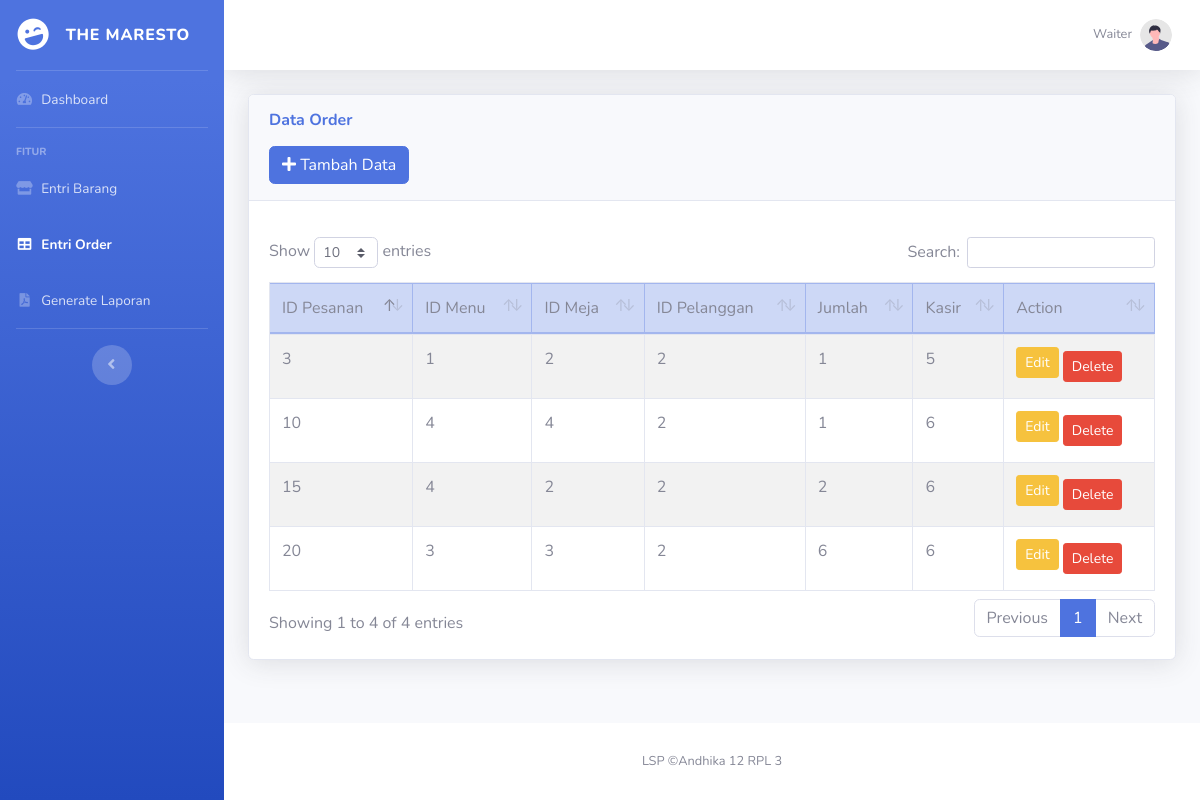
/waiter/waiterOrder.php, run on the app's committed database.
### tables this page shows
CREATE TABLE `pesanan` (
  `idpesanan` int(11) NOT NULL,
  `idmenu` int(11) NOT NULL,
  `idMeja` int(11) NOT NULL,
  `idpelanggan` int(11) NOT NULL,
  `jumlah` int(11) NOT NULL,
  `iduser` int(11) NOT NULL
);

CREATE TABLE `menu` (
  `idmenu` int(11) NOT NULL,
  `Namamenu` varchar(50) NOT NULL,
  `Harga` int(11) NOT NULL
);

CREATE TABLE `pelanggan` (
  `idpelanggan` int(11) NOT NULL,
  `Namapelanggan` char(35) NOT NULL,
  `Jeniskelamin` varchar(11) NOT NULL,
  `Nohp` char(13) NOT NULL,
  `Alamat` char(35) NOT NULL
);

CREATE TABLE `user` (
  `iduser` int(11) NOT NULL,
  `username` varchar(50) NOT NULL,
  `password` varchar(50) NOT NULL,
  `role` varchar(20) NOT NULL
);

### waiter/waiterOrder.php (the view, shortened to what this page needs)
<!DOCTYPE html>
<html lang="en">
<head>
    <link href="../vendor/fontawesome-free/css/all.min.css" rel="stylesheet" type="text/css">
    <link href="../css/sb-admin-2.min.css" rel="stylesheet">
    <link href="../vendor/datatables/dataTables.bootstrap4.min.css" rel="stylesheet" />
</head>
<body id="page-top">
    <div id="wrapper">
        <ul class="navbar-nav bg-gradient-primary sidebar sidebar-dark accordion" id="accordionSidebar">
            <a class="sidebar-brand d-flex align-items-center justify-content-center" href="dashboardWaiter.php">
                <div class="sidebar-brand-icon rotate-n-15">
                    <i class="fas fa-laugh-wink"></i>
                </div>
                <div class="sidebar-brand-text mx-3">The MaResto</div>
            </a>
            <hr class="sidebar-divider my-0">
            <li class="nav-item">
                <a class="nav-link" href="dashboardWaiter.php">
                    <i class="fas fa-fw fa-tachometer-alt"></i>
                    <span>Dashboard</span></a>
            </li>
            <hr class="sidebar-divider">
            <div class="sidebar-heading">
                Fitur
            </div>
            <li class="nav-item ">
                <a class="nav-link" href="waiterBarang.php">
                    <i class="fas fa-fw fa-store"></i>
                    <span>Entri Barang</span></a>
            </li>
            <li class="nav-item active">
                <a class="nav-link" href="waiterOrder.php">
                    <i class="fas fa-fw fa-table"></i>
                    <span>Entri Order</span></a>
            </li>
            <li class="nav-item">
                <a class="nav-link" href="waiterLaporan.php">
                    <i class="fas fa-fw fa-file-pdf"></i>
                    <span>Generate Laporan</span></a>
            </li>
            <hr class="sidebar-divider d-none d-md-block">
            <div class="text-center d-none d-md-inline">
                <button class="rounded-circle border-0" id="sidebarToggle"></button>
            </div>
        </ul>
        <div id="content-wrapper" class="d-flex flex-column">
            <div id="content">
                <nav class="navbar navbar-expand navbar-light bg-white topbar mb-4 static-top shadow">
                    <ul class="navbar-nav ml-auto">
                        <li class="nav-item dropdown no-arrow mx-1">
                        <li class="nav-item dropdown no-arrow">
                            <a class="nav-link dropdown-toggle" href="#" id="userDropdown" role="button" data-toggle="dropdown" aria-haspopup="true" aria-expanded="false"><span class="mr-2 d-none d-lg-inline text-gray-600 small">Waiter</span><img class="img-profile rounded-circle" src="../img/undraw_profile.svg" /></a>
                        </li>
                        </li>
                    </ul>
                </nav>
                <div class="container-fluid">
                    <div class="card shadow mb-4">
                        <div class="card-header py-3">
                            <h6 class="m-0 font-weight-bold text-primary">Data Order</h6>
                            <button type="button" class="btn btn-primary mt-3" data-bs-toggle="modal" data-bs-target="#exampleModal"><i class="fas fa-plus"> </i> Tambah Data</button>
                                                    <?php
                                                        include "../function.php";
                                                    ?>
                        </div>
                        <div class="card-body">
                            <div class="table-responsive table-striped pt-3">
                                <table class="table table-bordered table-hover" id="dataTable" width="100%" cellspacing="0">
                                    <thead class="table-primary">
                                        <tr>
                                            <td>ID Pesanan</td>
                                            <td>ID Menu</td>
                                            <td>ID Meja</td>
                                            <td>ID Pelanggan</td>
                                            <td>Jumlah</td>
                                            <td>Kasir</td>
                                            <td>Action</td>
                                        </tr>
                                    </thead>
                                    <tbody>
                                    <?php
                                        $ambildata = mysqli_query($conn, "SELECT pesanan.idpesanan, pesanan.idMeja, pesanan.jumlah, menu.idmenu, pelanggan.idpelanggan, user.iduser
                                        FROM pesanan
                                        INNER JOIN menu ON pesanan.idmenu = menu.idmenu
                                        INNER JOIN pelanggan ON pesanan.idpelanggan = pelanggan.idpelanggan
                                        INNER JOIN user ON pesanan.iduser = user.iduser;");
                                        while ($tampil = mysqli_fetch_array($ambildata)) {
                                            $idpesanan = $tampil['idpesanan'];
                                            $idmenu = $tampil['idmenu'];
                                            $idMeja = $tampil['idMeja'];
                                            $idpelanggan = $tampil['idpelanggan'];
                                            $jumlah = $tampil['jumlah'];
                                            $iduser = $tampil['iduser'];
                                            ?>
                                            <tr>
                                                <td><?= $idpesanan; ?></td>
                                                <td><?= $idmenu; ?></td>
                                                <td><?= $idMeja; ?></td>
                                                <td><?= $idpelanggan; ?></td>
                                                <td><?= $jumlah; ?></td>
                                                <td><?= $iduser; ?></td>
                                                <td>
                                                    <button type="button" class="btn btn-sm btn-warning mb-2" data-toggle="modal" data-target="#edit<?= $idpesanan; ?>">Edit</button>
                                                    <button type="button" class="btn btn-sm btn-danger" data-toggle="modal" data-target="#delete<?= $idpesanan; ?>">Delete</button>
                                                </td>
                                            </tr>
                                        <?php
                                        };
                                        ?>
                                    </tbody>
                                </table>
                            </div>
                        </div>
                    </div>
                </div>
            </div>
            <footer class="sticky-footer bg-white">
                <div class="container my-auto">
                    <div class="copyright text-center my-auto"><span>LSP &copy;Andhika 12 RPL 3</span></div>
                </div>
            </footer>
        </div>
    </div>
</body>
</html>

### data on the page
pesanan: idpesanan "3", idmenu.idmenu "1", idMeja "2", idpelanggan.idpelanggan "2", jumlah "1", iduser.iduser "5"
pesanan: idpesanan "10", idmenu.idmenu "4", idMeja "4", idpelanggan.idpelanggan "2", jumlah "1", iduser.iduser "6"
pesanan: idpesanan "15", idmenu.idmenu "4", idMeja "2", idpelanggan.idpelanggan "2", jumlah "2", iduser.iduser "6"
pesanan: idpesanan "20", idmenu.idmenu "3", idMeja "3", idpelanggan.idpelanggan "2", jumlah "6", iduser.iduser "6"
